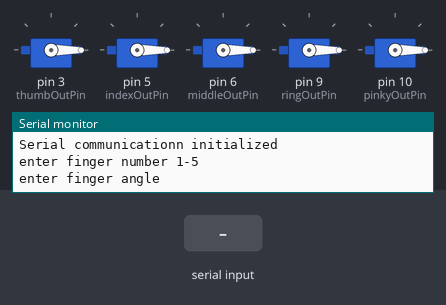
A sketch run on a simulated Arduino Uno, built with avr-gcc and run on an emulated ATmega328P. Shown: 5 × servo, the last lines printed to the serial monitor. The inputs (shaded band) are chosen by the test bench.

Above: at 1.9 s.
2.0 s: "1,90\n" received over Serial
At 2.4 s:
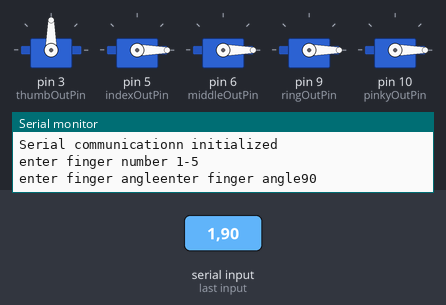
5.0 s: "90,45\n" received over Serial
At 6.7 s:
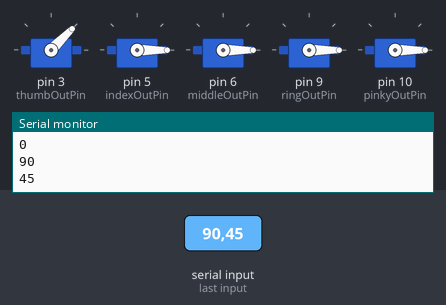
7.5 s: "30,150\n" received over Serial
At 9.6 s:
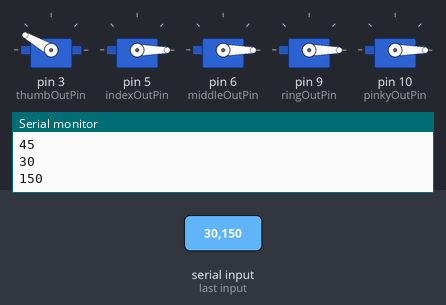
10.0 s: "200\n" received over Serial
At 10.8 s:
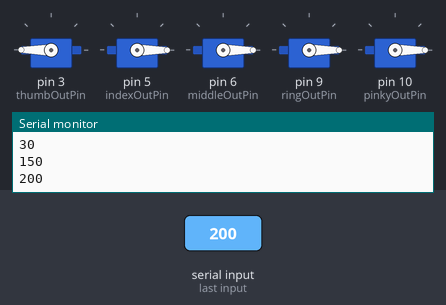
13.0 s: "90\n" received over Serial
At 14.3 s:
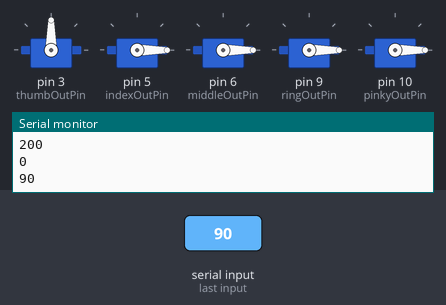
Timing chart, 0 to 16.5 s (numbered marks = the images above; inputs shaded):
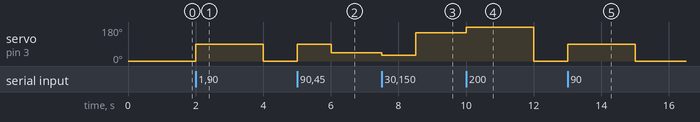

The sketch:

servoSerial.ino
```cpp
#include <Servo.h>

Servo thumbOut;
Servo indexOut;
Servo middleOut;
Servo ringOut;
Servo pinkyOut;

/*
 * in this part of the code we are defining the fingers as INs and OUTS
 * INs = flex sensor pin layout, representing inputs
 * OUTs = servos representing outputs
 */
const int thumbInPin = A0;
const int thumbOutPin = 3;

const int indexInPin = A1;
const int indexOutPin = 5;

const int middleInPin = A2;
const int middleOutPin = 6;

const int ringInPin = A3;
const int ringOutPin = 9;

const int pinkyInPin = A4;
const int pinkyOutPin = 10;

/*
 * we assign variables to read the analog readings coming from the flex sensor.
 */
int thumbIn;
int indexIn;
int middleIn;
int ringIn;
int pinkyIn;

int fingers[] = {thumbOutPin, indexOutPin, middleOutPin, ringOutPin, pinkyOutPin};

int input1;
int input2;
int fingerNo;
void setup()
{
    // initializing serial communications at 9600 bps:
    Serial.begin(9600);
    Serial.println("Serial communicationn initialized");

    //attaching each servo motor to it's arduino pin.
    thumbOut.attach(thumbOutPin);
    indexOut.attach(indexOutPin);
    middleOut.attach(middleOutPin);
    ringOut.attach(ringOutPin);
    pinkyOut.attach(pinkyOutPin);

                    thumbOut.write(0);
    delay(50); //delay for ux purposes.

                indexOut.write(0);
    delay(50); //delay for ux purposes.

                middleOut.write(0);
    delay(50); //delay for ux purposes.

                ringOut.write(0);
    delay(50); //delay for ux purposes.

                pinkyOut.write(0);
    delay(500); //delay for ux purposes.

}

void loop()
{
    Serial.println("enter finger number 1-5");
    while (!Serial.available())
    {
        input1 = Serial.parseInt();
        Serial.print("enter finger angle");
        while (Serial.available() > 0)
        {
            input2 = Serial.parseInt();
            switch (input1){
                case 1:
                thumbOut.write(input2);
                break;
                case 2:
                indexOut.write(input2);
                break;
                case 3:
                middleOut.write(input2);
                break;
                case 4:
                ringOut.write(input2);
                break;
                case 5:
                pinkyOut.write(input2);
                break;
            }
            Serial.println(input2);
            delay(1000);
    }}
}
```

Measured:
- after the input at 2.0 s, servo on pin 3 (thumbOutPin): 0° → 90° at once, → 0° 2.0 s later
- after the input at 5.0 s, servo on pin 3 (thumbOutPin): 0° → 90° at once, → 45° 1.0 s later
- after the input at 7.5 s, servo on pin 3 (thumbOutPin): 45° → 30° at once, → 150° 1.0 s later
- after the input at 10.0 s, servo on pin 3 (thumbOutPin): 150° → 180° at once, → 0° 2.0 s later
- after the input at 13.0 s, servo on pin 3 (thumbOutPin): 0° → 90° at once, → 0° 2.0 s later
